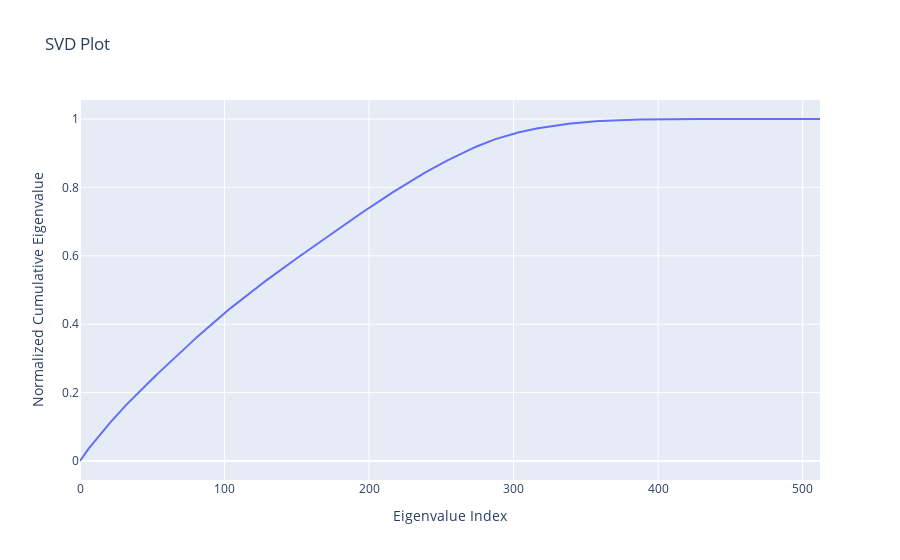

Notebook cell for this chart:
### Code cell
plot(torch.softmax(torch.tensor(low_rank_matrix), dim=1))

### Figure 1 — Plotly figure (JSON) as saved in the notebook; plotly's stock layout.template omitted (floating-point values rounded to 4 significant figures; data arrays with more than 128 entries replaced by an {"elided": "..."} marker saying what was removed)
{"data": [{"hovertemplate": "Eigenvalue Index=%{x}<br>Normalized Cumulative Eigenvalue=%{y}<extra></extra>", "legendgroup": "", "line": {"color": "#636efa", "dash": "solid"}, "marker": {"symbol": "circle"}, "mode": "lines", "name": "", "orientation": "v", "showlegend": false, "x": {"elided": "513 int values"}, "xaxis": "x", "y": {"elided": "513 float values"}, "yaxis": "y", "type": "scatter"}], "layout": {"xaxis": {"anchor": "y", "domain": [0.0, 1.0], "title": {"text": "Eigenvalue Index"}}, "yaxis": {"anchor": "x", "domain": [0.0, 1.0], "title": {"text": "Normalized Cumulative Eigenvalue"}}, "legend": {"tracegroupgap": 0}, "title": {"text": "SVD Plot"}}}
